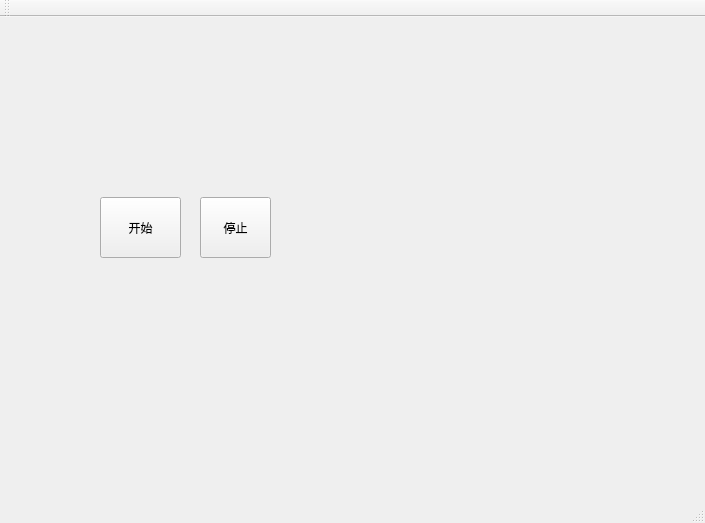
<?xml version="1.0" encoding="UTF-8"?>
<ui version="4.0">
 <class>MainWindow</class>
 <widget class="QMainWindow" name="MainWindow">
  <property name="geometry">
   <rect>
    <x>0</x>
    <y>0</y>
    <width>705</width>
    <height>523</height>
   </rect>
  </property>
  <property name="windowTitle">
   <string>MainWindow</string>
  </property>
  <widget class="QWidget" name="centralWidget">
   <widget class="QPushButton" name="startBtn">
    <property name="geometry">
     <rect>
      <x>100</x>
      <y>180</y>
      <width>81</width>
      <height>61</height>
     </rect>
    </property>
    <property name="text">
     <string>开始</string>
    </property>
   </widget>
   <widget class="QPushButton" name="stopBtn">
    <property name="enabled">
     <bool>true</bool>
    </property>
    <property name="geometry">
     <rect>
      <x>200</x>
      <y>180</y>
      <width>71</width>
      <height>61</height>
     </rect>
    </property>
    <property name="text">
     <string>停止</string>
    </property>
   </widget>
  </widget>
  <widget class="QMenuBar" name="menuBar">
   <property name="geometry">
    <rect>
     <x>0</x>
     <y>0</y>
     <width>705</width>
     <height>26</height>
    </rect>
   </property>
  </widget>
  <widget class="QToolBar" name="mainToolBar">
   <attribute name="toolBarArea">
    <enum>TopToolBarArea</enum>
   </attribute>
   <attribute name="toolBarBreak">
    <bool>false</bool>
   </attribute>
  </widget>
  <widget class="QStatusBar" name="statusBar"/>
 </widget>
 <layoutdefault spacing="6" margin="11"/>
 <resources/>
 <connections/>
</ui>
